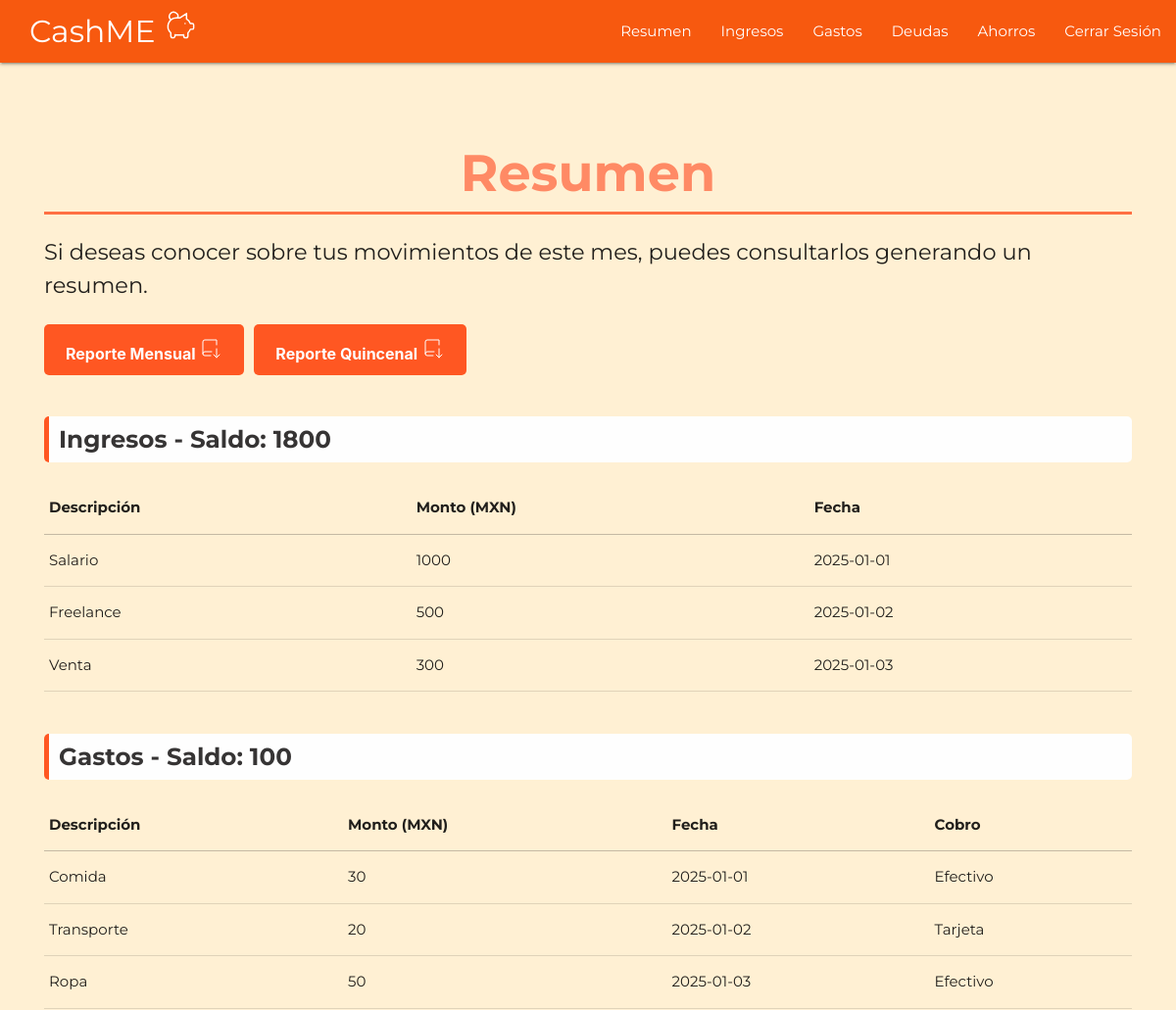
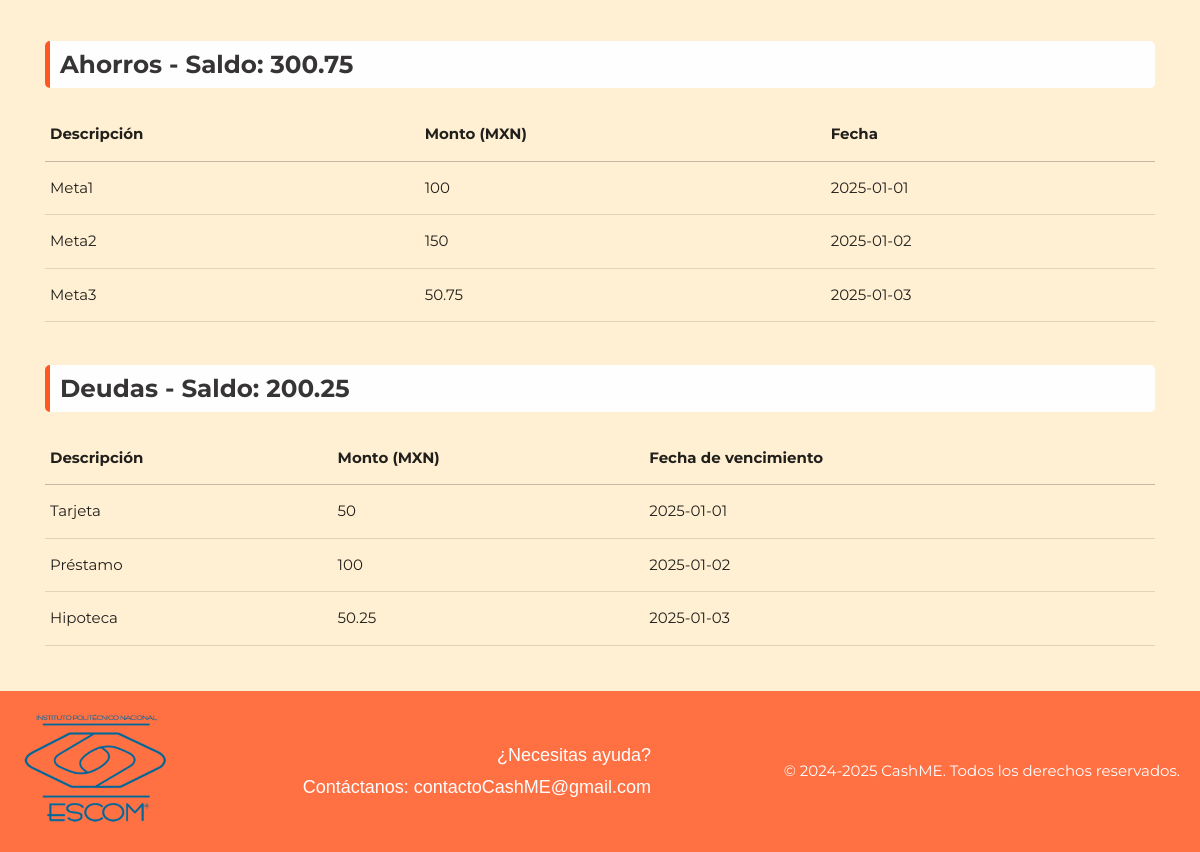
The app's page /resumen.php (signed in) with its own data (2 pictures, top to bottom).
### tables this page shows
CREATE TABLE IF NOT EXISTS `Ingreso` (
  `idIngreso` INT NOT NULL AUTO_INCREMENT,
  `IngresoDesc` VARCHAR(45) NULL,
  `IngresoMonto` FLOAT NULL,
  `IngresoFecha` DATE NULL,
  `usuario_idUsuario` INT NOT NULL,
  PRIMARY KEY (`idIngreso`),
  INDEX `fk_Ingreso_usuario1_idx` (`usuario_idUsuario` ASC) VISIBLE,
  CONSTRAINT `fk_Ingreso_usuario1`
    FOREIGN KEY (`usuario_idUsuario`)
    REFERENCES `usuario` (`idUsuario`)
    ON DELETE NO ACTION
    ON UPDATE NO ACTION);

CREATE TABLE IF NOT EXISTS `Gasto` (
  `idGasto` INT NOT NULL AUTO_INCREMENT,
  `GastoDesc` VARCHAR(45) NULL,
  `GastoMonto` FLOAT NULL,
  `GastoFecha` DATE NULL,
  `GastoCobro` VARCHAR(20) NULL,
  `usuario_idUsuario` INT NOT NULL,
  PRIMARY KEY (`idGasto`),
  INDEX `fk_Gasto_usuario1_idx` (`usuario_idUsuario` ASC) VISIBLE,
  CONSTRAINT `fk_Gasto_usuario1`
    FOREIGN KEY (`usuario_idUsuario`)
    REFERENCES `usuario` (`idUsuario`)
    ON DELETE NO ACTION
    ON UPDATE NO ACTION);

CREATE TABLE IF NOT EXISTS `Ahorro` (
  `idAhorro` INT NOT NULL AUTO_INCREMENT,
  `AhorroDesc` VARCHAR(45) NULL,
  `AhorroMonto` FLOAT NULL,
  `AhorroFecha` DATE NULL,
  `usuario_idUsuario` INT NOT NULL,
  PRIMARY KEY (`idAhorro`),
  INDEX `fk_Ahorro_usuario1_idx` (`usuario_idUsuario` ASC) VISIBLE,
  CONSTRAINT `fk_Ahorro_usuario1`
    FOREIGN KEY (`usuario_idUsuario`)
    REFERENCES `usuario` (`idUsuario`)
    ON DELETE NO ACTION
    ON UPDATE NO ACTION);

CREATE TABLE IF NOT EXISTS `Deuda` (
  `idDeuda` INT NOT NULL AUTO_INCREMENT,
  `DeudaDesc` VARCHAR(45) NULL,
  `DeudaMonto` FLOAT NULL,
  `DeudaFecha` DATE NULL,
  `usuario_idUsuario` INT NOT NULL,
  PRIMARY KEY (`idDeuda`),
  INDEX `fk_Deuda_usuario1_idx` (`usuario_idUsuario` ASC) VISIBLE,
  CONSTRAINT `fk_Deuda_usuario1`
    FOREIGN KEY (`usuario_idUsuario`)
    REFERENCES `usuario` (`idUsuario`)
    ON DELETE NO ACTION
    ON UPDATE NO ACTION);

### resumen.php (the view, shortened to what this page needs)
<?php
    $usuario_id = $_SESSION['user_id'];
    $conexion = mysqli_connect("localhost", "root", "123456", "dbcashme");
    $query_saldo = "SELECT SUM(IngresoMonto) as ingresoSaldo FROM Ingreso WHERE usuario_idUsuario = $usuario_id";
    $result_saldo = mysqli_query($conexion, $query_saldo);
    $row_saldo = mysqli_fetch_assoc($result_saldo);
    $ingresoSaldo = $row_saldo['ingresoSaldo'];
    $query_saldo = "SELECT SUM(AhorroMonto) as ahorroSaldo FROM Ahorro WHERE usuario_idUsuario = $usuario_id";
    $result_saldo = mysqli_query($conexion, $query_saldo);
    $row_saldo = mysqli_fetch_assoc($result_saldo);
    $ahorroSaldo = $row_saldo['ahorroSaldo'];
    $query_saldo = "SELECT SUM(DeudaMonto) as deudaSaldo FROM Deuda WHERE usuario_idUsuario = $usuario_id";
    $result_saldo = mysqli_query($conexion, $query_saldo);
    $row_saldo = mysqli_fetch_assoc($result_saldo);
    $deudaSaldo = $row_saldo['deudaSaldo'];
    $query_saldo = "SELECT SUM(GastoMonto) as gastoSaldo FROM Gasto WHERE usuario_idUsuario = $usuario_id";
    $result_saldo = mysqli_query($conexion, $query_saldo);
    $row_saldo = mysqli_fetch_assoc($result_saldo);
    $gastoSaldo = $row_saldo['gastoSaldo'];
?>
<!DOCTYPE html>
<html lang="en">
<head>
    <link rel="stylesheet" href="https://cdnjs.cloudflare.com/ajax/libs/materialize/1.0.0/css/materialize.min.css">
    <link href="css/styles_01.css" rel="stylesheet">
</head>
<body>
    <nav>
        <div class="nav-wrapper">
            <a href="index.html" class="brand-logo">CashME </a>
            <ul id="nav-mobile" class="right hide-on-med-and-down">
            <li><a class="sombras" href="resumen.php">Resumen</a></li>
            <li><a class="sombras" href="ingresos.php">Ingresos</a></li>
            <li><a class="sombras" href="gastos.php">Gastos</a></li>
            <li><a class="sombras" href="deudas.php">Deudas</a></li>
            <li><a class="sombras" href="ahorros.php">Ahorros</a></li>
            <li><a id="cierre" href="logout.php">   Cerrar Sesión</a></li>
            </ul>
        </div>
    </nav>
    <section id="tabla-resumen">
        <div>
        <br>
            <div class="texto">
                <h5 class="center-align">Resumen</h5>
                <p>Si deseas conocer sobre tus movimientos de este mes, puedes consultarlos generando un resumen.</p>
            </div>
            <div class="botones-reporte">
            <button class="boton-reporte">Reporte Mensual  </button>
            <button class="boton-reporte">Reporte Quincenal  </button>
            </div>
        <br>
        <div>
            <h5 class="left-align headings">Ingresos  - Saldo: <?php echo $ingresoSaldo; ?></h5>
        </div>
            <table class="highlight responsive-table">
                <tr>
                    <td><b>Descripción</b></td>
                    <td><b>Monto (MXN)</b></td>
                    <td><b>Fecha</b></td>
                <tr>
        <?php
            $consulta = "SELECT * FROM ingreso WHERE usuario_idUsuario = '$usuario_id'";
            $resultado = mysqli_query($conexion, $consulta);
            while($mostrar = mysqli_fetch_array($resultado)) {
        ?>
            <tr>
                <td><?php echo $mostrar['IngresoDesc']; ?></td>
                <td><?php echo $mostrar['IngresoMonto']; ?></td>
                <td><?php echo $mostrar['IngresoFecha']; ?></td>
            </tr>
        <?php
            }
        ?>
            </table>
        <br>
        <div>
            <h5 class="left-align headings">Gastos - Saldo: <?php echo $gastoSaldo; ?></h5>
        </div>
            <table class="highlight responsive-table">
                <tr>
                    <td><b>Descripción</b></td>
                    <td><b>Monto (MXN)</b></td>
                    <td><b>Fecha</b></td>
                    <td><b>Cobro</b></td>
                <tr>
        <?php
            $consulta = "SELECT * FROM gasto WHERE usuario_idUsuario = '$usuario_id'";
            $resultado = mysqli_query($conexion, $consulta);
            while($mostrar = mysqli_fetch_array($resultado)) {
        ?>
            <tr>
                <td><?php echo $mostrar['GastoDesc']; ?></td>
                <td><?php echo $mostrar['GastoMonto']; ?></td>
                <td><?php echo $mostrar['GastoFecha']; ?></td>
                <td><?php echo $mostrar['GastoCobro']; ?></td>
            </tr>
        <?php
            }
        ?>
            </table>
        <br>
        <div>
            <h5 class="left-align headings">Ahorros - Saldo: <?php echo $ahorroSaldo; ?></h5>
        </div>
            <table class="highlight responsive-table">
                <tr>
                    <td><b>Descripción</b></td>
                    <td><b>Monto (MXN)</b></td>
                    <td><b>Fecha</b></td>
                <tr>
        <?php
            $consulta = "SELECT * FROM ahorro WHERE usuario_idUsuario = '$usuario_id'";
            $resultado = mysqli_query($conexion, $consulta);
            while($mostrar = mysqli_fetch_array($resultado)) {
        ?>
            <tr>
                <td><?php echo $mostrar['AhorroDesc']; ?></td>
                <td><?php echo $mostrar['AhorroMonto']; ?></td>
                <td><?php echo $mostrar['AhorroFecha']; ?></td>
            </tr>
        <?php
            }
        ?>
            </table>
            <br>
        <div>
            <h5 class="left-align headings">Deudas - Saldo: <?php echo $deudaSaldo; ?></h5>
        </div>
            <table class="highlight responsive-table">
                <tr>
                    <td><b>Descripción</b></td>
                    <td><b>Monto (MXN)</b></td>
                    <td><b>Fecha de vencimiento</b></td>
                <tr>
        <?php
            $consulta = "SELECT * FROM deuda WHERE usuario_idUsuario = '$usuario_id'";
            $resultado = mysqli_query($conexion, $consulta);
            while($mostrar = mysqli_fetch_array($resultado)) {
        ?>
            <tr>
                <td><?php echo $mostrar['DeudaDesc']; ?></td>
                <td><?php echo $mostrar['DeudaMonto']; ?></td>
                <td><?php echo $mostrar['DeudaFecha']; ?></td>
            </tr>
        <?php
            }
        ?>
            </table>
        </div>
    </section>
    <footer class="footer">
        <div class="footer-container">
            <div class="footer-logo">
                <img src="img/logoEscom.png" alt="Logo de la empresa" class="footer-image">
            </div>
            <div class="footer-contact">
                <p>¿Necesitas ayuda?</p>
                <p>Contáctanos: contactoCashME@gmail.com</p>
            </div>
            <p>&copy; 2024-2025 CashME. Todos los derechos reservados.</p>
        </div>
    </footer>
</body>
</html>

### css/styles_01.css (style rules this page uses)
:root { --azul: rgb(48, 46, 151); --negro: #000000; --gris: #363434; --blanco: #fefefe; --nar1: #fff0d3; --nar2: #ffccbc; --nar3: #ffab91; --nar4: #ff8a65; --nar5: #ff7043; --nar6: #ff5722; --nar7: #f7590f; --rojo: rgb(224, 0, 0); --verde: #5ddd51; }
body { font-family: "Montserrat", serif; font-optical-sizing: auto; font-weight: 400; font-style: normal; background-color: var(--nar1); padding: 0rem; }
.nav-wrapper { background-color: var(--nar7); }
.brand-logo { margin: 0px 30px; }
#tabla-resumen { padding: 3rem; }
.texto { font-size: 1.5rem; }
.headings { margin: 20px 0; padding: 10px; border-left: 5px solid var(--nar6); background-color: var(--blanco); color: var(--gris); font-weight: bold; border-radius: 5px; }
.botones-reporte { display: flex; gap: 10px; margin-top: 20px; }
.boton-reporte { background-color: var(--nar6); color: var(--blanco); border: 2px solid transparent; border-radius: 5px; padding: 10px 20px; font-size: 16px; font-weight: bold; cursor: pointer; transition: all 0.3s ease; }
h5.center-align { text-align: center; font-size: 3.5rem; font-weight: bold; color: var(--nar4); border-bottom: 3px solid var(--nar5); padding-bottom: 10px; margin-bottom: 20px; }
.footer { background-color: var(--nar5); padding: 20px; width: 100%; box-sizing: border-box; }
.footer-container { max-width: 1200px; margin: 0 auto; display: flex; justify-content: space-between; align-items: center; flex-wrap: wrap; gap: 20px; }
.footer-image { width: 150px; height: auto; }
.footer-contact { color: var(--blanco); text-align: right; font-family: Arial, sans-serif; }
.footer-contact p { margin: 5px 0; font-size: 18px; }
footer p { color: var(--blanco); }

### records on screen
ingreso: IngresoDesc "Salario", IngresoMonto "1000", IngresoFecha "2025-01-01"
ingreso: IngresoDesc "Freelance", IngresoMonto "500", IngresoFecha "2025-01-02"
ingreso: IngresoDesc "Venta", IngresoMonto "300", IngresoFecha "2025-01-03"
gasto: GastoDesc "Comida", GastoMonto "30", GastoFecha "2025-01-01", GastoCobro "Efectivo"
gasto: GastoDesc "Transporte", GastoMonto "20", GastoFecha "2025-01-02", GastoCobro "Tarjeta"
gasto: GastoDesc "Ropa", GastoMonto "50", GastoFecha "2025-01-03", GastoCobro "Efectivo"
ahorro: AhorroDesc "Meta1", AhorroMonto "100", AhorroFecha "2025-01-01"
ahorro: AhorroDesc "Meta2", AhorroMonto "150", AhorroFecha "2025-01-02"
ahorro: AhorroDesc "Meta3", AhorroMonto "50.75", AhorroFecha "2025-01-03"
deuda: DeudaDesc "Tarjeta", DeudaMonto "50", DeudaFecha "2025-01-01"
deuda: DeudaDesc "Préstamo", DeudaMonto "100", DeudaFecha "2025-01-02"
deuda: DeudaDesc "Hipoteca", DeudaMonto "50.25", DeudaFecha "2025-01-03"

### other values on screen
$ingresoSaldo "1800"
$gastoSaldo "100"
$ahorroSaldo "300.75"
$deudaSaldo "200.25"
